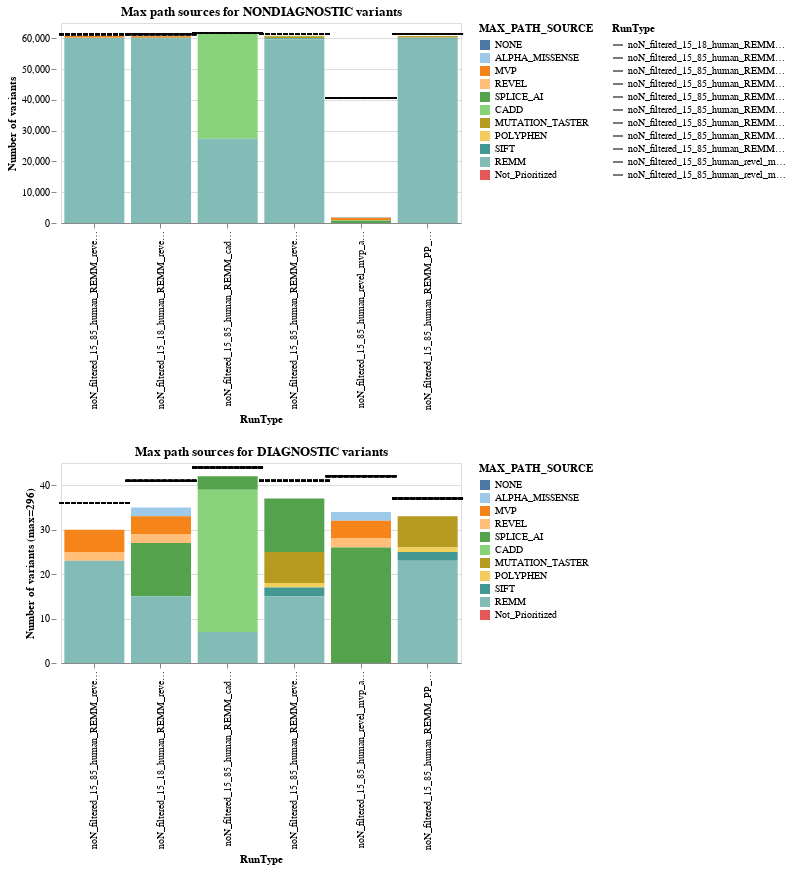

Notebook cell for this chart:
### Code cell
variant_bars = alt.vconcat(all_variants, diagnostic_variants)
variant_bars

### Figure 1 — Vega-Lite specification as saved in the notebook (floating-point values rounded to 4 significant figures)
{"config": {"view": {"continuousWidth": 300, "continuousHeight": 300}}, "vconcat": [{"layer": [{"mark": {"type": "bar"}, "encoding": {"color": {"field": "MAX_PATH_SOURCE", "scale": {"domain": ["NONE", "ALPHA_MISSENSE", "MVP", "REVEL", "SPLICE_AI", "CADD", "MUTATION_TASTER", "POLYPHEN", "SIFT", "REMM", "Not_Prioritized"], "scheme": "tableau20"}, "sort": ["NONE", "ALPHA_MISSENSE", "MVP", "REVEL", "SPLICE_AI", "CADD", "MUTATION_TASTER", "POLYPHEN", "SIFT", "REMM", "Not_Prioritized"], "type": "nominal"}, "tooltip": [{"field": "RunType", "type": "nominal"}, {"field": "MAX_PATH_SOURCE", "type": "nominal"}, {"field": "num", "type": "quantitative"}, {"field": "percentage", "type": "quantitative"}], "x": {"field": "RunType", "sort": ["noN_filtered_15_85_human_REMM_revel_mvp_PSF0.501_noWL_genomiser", "noN_filtered_15_18_human_REMM_revel_mvp_alphaM_spliceAI_PSF_501_reg_filter_noWL_genomiser", "noN_filtered_15_85_human_REMM_cadd_revel_mvp_alphaM_spliceAI_PSF0.501_noWL_genomiser", "noN_filtered_15_85_human_REMM_revel_mvp_alphaM_spliceAI_PP_MT_SIFT_PSF0.501_noWL_genomiser", "noN_filtered_15_85_human_revel_mvp_alphaM_spliceAI_PSF0.501_noWL_genomiser", "noN_filtered_15_85_human_REMM_PP_MT_SIFT_PSF0.501_noWL_genomiser"], "type": "nominal"}, "y": {"field": "num", "title": "Number of variants", "type": "quantitative"}}, "title": "Max path sources for NONDIAGNOSTIC variants"}, {"mark": {"type": "point", "align": "left", "baseline": "middle", "size": 5000, "strokeDash": [5, 1]}, "encoding": {"color": {"value": "black"}, "shape": {"field": "RunType", "scale": {"range": ["stroke"]}, "type": "nominal"}, "text": {"field": "all_runtype", "type": "quantitative"}, "x": {"field": "RunType", "sort": ["noN_filtered_15_85_human_REMM_revel_mvp_PSF0.501_noWL_genomiser", "noN_filtered_15_18_human_REMM_revel_mvp_alphaM_spliceAI_PSF_501_reg_filter_noWL_genomiser", "noN_filtered_15_85_human_REMM_cadd_revel_mvp_alphaM_spliceAI_PSF0.501_noWL_genomiser", "noN_filtered_15_85_human_REMM_revel_mvp_alphaM_spliceAI_PP_MT_SIFT_PSF0.501_noWL_genomiser", "noN_filtered_15_85_human_revel_mvp_alphaM_spliceAI_PSF0.501_noWL_genomiser", "noN_filtered_15_85_human_REMM_PP_MT_SIFT_PSF0.501_noWL_genomiser"], "type": "nominal"}, "y": {"axis": {"offset": 5, "domainOpacity": 0}, "field": "all_runtype", "type": "quantitative"}}, "title": "Max path sources for NONDIAGNOSTIC variants"}], "data": {"name": "data-bff2c3471bab51e86c3b376e659e3111"}, "height": 200, "resolve": {"scale": {"color": "independent"}}, "width": 400}, {"layer": [{"mark": {"type": "bar"}, "encoding": {"color": {"field": "MAX_PATH_SOURCE", "scale": {"domain": ["NONE", "ALPHA_MISSENSE", "MVP", "REVEL", "SPLICE_AI", "CADD", "MUTATION_TASTER", "POLYPHEN", "SIFT", "REMM", "Not_Prioritized"], "scheme": "tableau20"}, "sort": ["NONE", "ALPHA_MISSENSE", "MVP", "REVEL", "SPLICE_AI", "CADD", "MUTATION_TASTER", "POLYPHEN", "SIFT", "REMM", "Not_Prioritized"], "type": "nominal"}, "x": {"field": "RunType", "sort": ["noN_filtered_15_85_human_REMM_revel_mvp_PSF0_501_noWL_genomiser", "noN_filtered_15_18_human_REMM_revel_mvp_alphaM_spliceAI_PSF_501_reg_filter_noWL_genomiser", "noN_filtered_15_85_human_REMM_cadd_revel_mvp_alphaM_spliceAI_PSF0_501_noWL_genomiser", "noN_filtered_15_85_human_REMM_revel_mvp_alphaM_spliceAI_PP_MT_SIFT_PSF0_501_noWL_genomiser", "noN_filtered_15_85_human_revel_mvp_alphaM_spliceAI_PSF0_501_noWL_genomiser", "noN_filtered_15_85_human_REMM_PP_MT_SIFT_PSF0_501_noWL_genomiser"], "type": "nominal"}, "y": {"field": "num", "title": "Number of variants (max=296)", "type": "quantitative"}}, "title": "Max path sources for DIAGNOSTIC variants"}, {"mark": {"type": "point", "align": "left", "baseline": "middle", "color": "black", "dx": -5, "dy": -10, "size": 5000, "strokeDash": [5, 1]}, "encoding": {"color": {"value": "black"}, "shape": {"field": "RunType", "scale": {"range": ["stroke"]}, "type": "nominal"}, "text": {"field": "all_runtype", "type": "quantitative"}, "x": {"field": "RunType", "sort": ["noN_filtered_15_85_human_REMM_revel_mvp_PSF0_501_noWL_genomiser", "noN_filtered_15_18_human_REMM_revel_mvp_alphaM_spliceAI_PSF_501_reg_filter_noWL_genomiser", "noN_filtered_15_85_human_REMM_cadd_revel_mvp_alphaM_spliceAI_PSF0_501_noWL_genomiser", "noN_filtered_15_85_human_REMM_revel_mvp_alphaM_spliceAI_PP_MT_SIFT_PSF0_501_noWL_genomiser", "noN_filtered_15_85_human_revel_mvp_alphaM_spliceAI_PSF0_501_noWL_genomiser", "noN_filtered_15_85_human_REMM_PP_MT_SIFT_PSF0_501_noWL_genomiser"], "type": "nominal"}, "y": {"axis": {"offset": 5, "domainOpacity": 0}, "field": "all_runtype", "type": "quantitative"}}, "title": "Max path sources for DIAGNOSTIC variants"}], "data": {"name": "data-176132eaa6e989e394a8e3ecc26896ae"}, "height": 200, "resolve": {"scale": {"color": "independent"}}, "width": 400}], "$schema": "https://vega.github.io/schema/vega-lite/v5.17.0.json", "datasets": {"data-bff2c3471bab51e86c3b376e659e3111": [{"RunType": "noN_filtered_15_85_human_REMM_revel_mvp_PSF0.501_noWL_genomiser", "MAX_PATH_SOURCE": "NONE", "num": 0, "percentage": 0.0, "all_runtype": 61380}, {"RunType": "noN_filtered_15_85_human_REMM_revel_mvp_PSF0.501_noWL_genomiser", "MAX_PATH_SOURCE": "ALPHA_MISSENSE", "num": 0, "percentage": 0.0, "all_runtype": 61380}, {"RunType": "noN_filtered_15_85_human_REMM_revel_mvp_PSF0.501_noWL_genomiser", "MAX_PATH_SOURCE": "MVP", "num": 536, "percentage": 0.008819, "all_runtype": 61380}, {"RunType": "noN_filtered_15_85_human_REMM_revel_mvp_PSF0.501_noWL_genomiser", "MAX_PATH_SOURCE": "REVEL", "num": 52, "percentage": 0.0008556, "all_runtype": 61380}, {"RunType": "noN_filtered_15_85_human_REMM_revel_mvp_PSF0.501_noWL_genomiser", "MAX_PATH_SOURCE": "SPLICE_AI", "num": 0, "percentage": 0.0, "all_runtype": 61380}, {"RunType": "noN_filtered_15_85_human_REMM_revel_mvp_PSF0.501_noWL_genomiser", "MAX_PATH_SOURCE": "CADD", "num": 0, "percentage": 0.0, "all_runtype": 61380}, {"RunType": "noN_filtered_15_85_human_REMM_revel_mvp_PSF0.501_noWL_genomiser", "MAX_PATH_SOURCE": "MUTATION_TASTER", "num": 0, "percentage": 0.0, "all_runtype": 61380}, {"RunType": "noN_filtered_15_85_human_REMM_revel_mvp_PSF0.501_noWL_genomiser", "MAX_PATH_SOURCE": "POLYPHEN", "num": 0, "percentage": 0.0, "all_runtype": 61380}, {"RunType": "noN_filtered_15_85_human_REMM_revel_mvp_PSF0.501_noWL_genomiser", "MAX_PATH_SOURCE": "SIFT", "num": 0, "percentage": 0.0, "all_runtype": 61380}, {"RunType": "noN_filtered_15_85_human_REMM_revel_mvp_PSF0.501_noWL_genomiser", "MAX_PATH_SOURCE": "REMM", "num": 60191, "percentage": 0.9903, "all_runtype": 61380}, {"RunType": "noN_filtered_15_85_human_REMM_revel_mvp_PSF0.501_noWL_genomiser", "MAX_PATH_SOURCE": "Not_Prioritized", "num": 0, "percentage": 0.0, "all_runtype": 61380}, {"RunType": "noN_filtered_15_18_human_REMM_revel_mvp_alphaM_spliceAI_PSF_501_reg_filter_noWL_genomiser", "MAX_PATH_SOURCE": "NONE", "num": 0, "percentage": 0.0, "all_runtype": 61383}, {"RunType": "noN_filtered_15_18_human_REMM_revel_mvp_alphaM_spliceAI_PSF_501_reg_filter_noWL_genomiser", "MAX_PATH_SOURCE": "ALPHA_MISSENSE", "num": 125, "percentage": 0.002055, "all_runtype": 61383}, {"RunType": "noN_filtered_15_18_human_REMM_revel_mvp_alphaM_spliceAI_PSF_501_reg_filter_noWL_genomiser", "MAX_PATH_SOURCE": "MVP", "num": 464, "percentage": 0.007628, "all_runtype": 61383}, {"RunType": "noN_filtered_15_18_human_REMM_revel_mvp_alphaM_spliceAI_PSF_501_reg_filter_noWL_genomiser", "MAX_PATH_SOURCE": "REVEL", "num": 27, "percentage": 0.0004439, "all_runtype": 61383}, {"RunType": "noN_filtered_15_18_human_REMM_revel_mvp_alphaM_spliceAI_PSF_501_reg_filter_noWL_genomiser", "MAX_PATH_SOURCE": "SPLICE_AI", "num": 170, "percentage": 0.002795, "all_runtype": 61383}, {"RunType": "noN_filtered_15_18_human_REMM_revel_mvp_alphaM_spliceAI_PSF_501_reg_filter_noWL_genomiser", "MAX_PATH_SOURCE": "CADD", "num": 0, "percentage": 0.0, "all_runtype": 61383}, {"RunType": "noN_filtered_15_18_human_REMM_revel_mvp_alphaM_spliceAI_PSF_501_reg_filter_noWL_genomiser", "MAX_PATH_SOURCE": "MUTATION_TASTER", "num": 0, "percentage": 0.0, "all_runtype": 61383}, {"RunType": "noN_filtered_15_18_human_REMM_revel_mvp_alphaM_spliceAI_PSF_501_reg_filter_noWL_genomiser", "MAX_PATH_SOURCE": "POLYPHEN", "num": 0, "percentage": 0.0, "all_runtype": 61383}, {"RunType": "noN_filtered_15_18_human_REMM_revel_mvp_alphaM_spliceAI_PSF_501_reg_filter_noWL_genomiser", "MAX_PATH_SOURCE": "SIFT", "num": 0, "percentage": 0.0, "all_runtype": 61383}, {"RunType": "noN_filtered_15_18_human_REMM_revel_mvp_alphaM_spliceAI_PSF_501_reg_filter_noWL_genomiser", "MAX_PATH_SOURCE": "REMM", "num": 60045, "percentage": 0.9871, "all_runtype": 61383}, {"RunType": "noN_filtered_15_18_human_REMM_revel_mvp_alphaM_spliceAI_PSF_501_reg_filter_noWL_genomiser", "MAX_PATH_SOURCE": "Not_Prioritized", "num": 0, "percentage": 0.0, "all_runtype": 61383}, {"RunType": "noN_filtered_15_85_human_REMM_cadd_revel_mvp_alphaM_spliceAI_PSF0.501_noWL_genomiser", "MAX_PATH_SOURCE": "NONE", "num": 0, "percentage": 0.0, "all_runtype": 61769}, {"RunType": "noN_filtered_15_85_human_REMM_cadd_revel_mvp_alphaM_spliceAI_PSF0.501_noWL_genomiser", "MAX_PATH_SOURCE": "ALPHA_MISSENSE", "num": 10, "percentage": 0.0001623, "all_runtype": 61769}, {"RunType": "noN_filtered_15_85_human_REMM_cadd_revel_mvp_alphaM_spliceAI_PSF0.501_noWL_genomiser", "MAX_PATH_SOURCE": "MVP", "num": 38, "percentage": 0.0006168, "all_runtype": 61769}, {"RunType": "noN_filtered_15_85_human_REMM_cadd_revel_mvp_alphaM_spliceAI_PSF0.501_noWL_genomiser", "MAX_PATH_SOURCE": "REVEL", "num": 1, "percentage": 1.623e-05, "all_runtype": 61769}, {"RunType": "noN_filtered_15_85_human_REMM_cadd_revel_mvp_alphaM_spliceAI_PSF0.501_noWL_genomiser", "MAX_PATH_SOURCE": "SPLICE_AI", "num": 18, "percentage": 0.0002922, "all_runtype": 61769}, {"RunType": "noN_filtered_15_85_human_REMM_cadd_revel_mvp_alphaM_spliceAI_PSF0.501_noWL_genomiser", "MAX_PATH_SOURCE": "CADD", "num": 34162, "percentage": 0.5545, "all_runtype": 61769}, {"RunType": "noN_filtered_15_85_human_REMM_cadd_revel_mvp_alphaM_spliceAI_PSF0.501_noWL_genomiser", "MAX_PATH_SOURCE": "MUTATION_TASTER", "num": 0, "percentage": 0.0, "all_runtype": 61769}, {"RunType": "noN_filtered_15_85_human_REMM_cadd_revel_mvp_alphaM_spliceAI_PSF0.501_noWL_genomiser", "MAX_PATH_SOURCE": "POLYPHEN", "num": 0, "percentage": 0.0, "all_runtype": 61769}, {"RunType": "noN_filtered_15_85_human_REMM_cadd_revel_mvp_alphaM_spliceAI_PSF0.501_noWL_genomiser", "MAX_PATH_SOURCE": "SIFT", "num": 0, "percentage": 0.0, "all_runtype": 61769}, {"RunType": "noN_filtered_15_85_human_REMM_cadd_revel_mvp_alphaM_spliceAI_PSF0.501_noWL_genomiser", "MAX_PATH_SOURCE": "REMM", "num": 27377, "percentage": 0.4444, "all_runtype": 61769}, {"RunType": "noN_filtered_15_85_human_REMM_cadd_revel_mvp_alphaM_spliceAI_PSF0.501_noWL_genomiser", "MAX_PATH_SOURCE": "Not_Prioritized", "num": 0, "percentage": 0.0, "all_runtype": 61769}, {"RunType": "noN_filtered_15_85_human_REMM_revel_mvp_alphaM_spliceAI_PP_MT_SIFT_PSF0.501_noWL_genomiser", "MAX_PATH_SOURCE": "NONE", "num": 0, "percentage": 0.0, "all_runtype": 61386}, {"RunType": "noN_filtered_15_85_human_REMM_revel_mvp_alphaM_spliceAI_PP_MT_SIFT_PSF0.501_noWL_genomiser", "MAX_PATH_SOURCE": "ALPHA_MISSENSE", "num": 8, "percentage": 0.0001315, "all_runtype": 61386}, {"RunType": "noN_filtered_15_85_human_REMM_revel_mvp_alphaM_spliceAI_PP_MT_SIFT_PSF0.501_noWL_genomiser", "MAX_PATH_SOURCE": "MVP", "num": 49, "percentage": 0.0008052, "all_runtype": 61386}, {"RunType": "noN_filtered_15_85_human_REMM_revel_mvp_alphaM_spliceAI_PP_MT_SIFT_PSF0.501_noWL_genomiser", "MAX_PATH_SOURCE": "REVEL", "num": 1, "percentage": 1.643e-05, "all_runtype": 61386}, {"RunType": "noN_filtered_15_85_human_REMM_revel_mvp_alphaM_spliceAI_PP_MT_SIFT_PSF0.501_noWL_genomiser", "MAX_PATH_SOURCE": "SPLICE_AI", "num": 153, "percentage": 0.002514, "all_runtype": 61386}, {"RunType": "noN_filtered_15_85_human_REMM_revel_mvp_alphaM_spliceAI_PP_MT_SIFT_PSF0.501_noWL_genomiser", "MAX_PATH_SOURCE": "CADD", "num": 0, "percentage": 0.0, "all_runtype": 61386}, {"RunType": "noN_filtered_15_85_human_REMM_revel_mvp_alphaM_spliceAI_PP_MT_SIFT_PSF0.501_noWL_genomiser", "MAX_PATH_SOURCE": "MUTATION_TASTER", "num": 530, "percentage": 0.00871, "all_runtype": 61386}, {"RunType": "noN_filtered_15_85_human_REMM_revel_mvp_alphaM_spliceAI_PP_MT_SIFT_PSF0.501_noWL_genomiser", "MAX_PATH_SOURCE": "POLYPHEN", "num": 40, "percentage": 0.0006573, "all_runtype": 61386}, {"RunType": "noN_filtered_15_85_human_REMM_revel_mvp_alphaM_spliceAI_PP_MT_SIFT_PSF0.501_noWL_genomiser", "MAX_PATH_SOURCE": "SIFT", "num": 339, "percentage": 0.005571, "all_runtype": 61386}, {"RunType": "noN_filtered_15_85_human_REMM_revel_mvp_alphaM_spliceAI_PP_MT_SIFT_PSF0.501_noWL_genomiser", "MAX_PATH_SOURCE": "REMM", "num": 59732, "percentage": 0.9816, "all_runtype": 61386}, {"RunType": "noN_filtered_15_85_human_REMM_revel_mvp_alphaM_spliceAI_PP_MT_SIFT_PSF0.501_noWL_genomiser", "MAX_PATH_SOURCE": "Not_Prioritized", "num": 0, "percentage": 0.0, "all_runtype": 61386}, {"RunType": "noN_filtered_15_85_human_revel_mvp_alphaM_spliceAI_PSF0.501_noWL_genomiser", "MAX_PATH_SOURCE": "NONE", "num": 0, "percentage": 0.0, "all_runtype": 40596}, {"RunType": "noN_filtered_15_85_human_revel_mvp_alphaM_spliceAI_PSF0.501_noWL_genomiser", "MAX_PATH_SOURCE": "ALPHA_MISSENSE", "num": 233, "percentage": 0.1204, "all_runtype": 40596}, {"RunType": "noN_filtered_15_85_human_revel_mvp_alphaM_spliceAI_PSF0.501_noWL_genomiser", "MAX_PATH_SOURCE": "MVP", "num": 827, "percentage": 0.4272, "all_runtype": 40596}, {"RunType": "noN_filtered_15_85_human_revel_mvp_alphaM_spliceAI_PSF0.501_noWL_genomiser", "MAX_PATH_SOURCE": "REVEL", "num": 79, "percentage": 0.04081, "all_runtype": 40596}, {"RunType": "noN_filtered_15_85_human_revel_mvp_alphaM_spliceAI_PSF0.501_noWL_genomiser", "MAX_PATH_SOURCE": "SPLICE_AI", "num": 797, "percentage": 0.4117, "all_runtype": 40596}, {"RunType": "noN_filtered_15_85_human_revel_mvp_alphaM_spliceAI_PSF0.501_noWL_genomiser", "MAX_PATH_SOURCE": "CADD", "num": 0, "percentage": 0.0, "all_runtype": 40596}, {"RunType": "noN_filtered_15_85_human_revel_mvp_alphaM_spliceAI_PSF0.501_noWL_genomiser", "MAX_PATH_SOURCE": "MUTATION_TASTER", "num": 0, "percentage": 0.0, "all_runtype": 40596}, {"RunType": "noN_filtered_15_85_human_revel_mvp_alphaM_spliceAI_PSF0.501_noWL_genomiser", "MAX_PATH_SOURCE": "POLYPHEN", "num": 0, "percentage": 0.0, "all_runtype": 40596}, {"RunType": "noN_filtered_15_85_human_revel_mvp_alphaM_spliceAI_PSF0.501_noWL_genomiser", "MAX_PATH_SOURCE": "SIFT", "num": 0, "percentage": 0.0, "all_runtype": 40596}, {"RunType": "noN_filtered_15_85_human_revel_mvp_alphaM_spliceAI_PSF0.501_noWL_genomiser", "MAX_PATH_SOURCE": "REMM", "num": 0, "percentage": 0.0, "all_runtype": 40596}, {"RunType": "noN_filtered_15_85_human_revel_mvp_alphaM_spliceAI_PSF0.501_noWL_genomiser", "MAX_PATH_SOURCE": "Not_Prioritized", "num": 0, "percentage": 0.0, "all_runtype": 40596}, {"RunType": "noN_filtered_15_85_human_REMM_PP_MT_SIFT_PSF0.501_noWL_genomiser", "MAX_PATH_SOURCE": "NONE", "num": 0, "percentage": 0.0, "all_runtype": 61385}, {"RunType": "noN_filtered_15_85_human_REMM_PP_MT_SIFT_PSF0.501_noWL_genomiser", "MAX_PATH_SOURCE": "ALPHA_MISSENSE", "num": 0, "percentage": 0.0, "all_runtype": 61385}, {"RunType": "noN_filtered_15_85_human_REMM_PP_MT_SIFT_PSF0.501_noWL_genomiser", "MAX_PATH_SOURCE": "MVP", "num": 0, "percentage": 0.0, "all_runtype": 61385}, {"RunType": "noN_filtered_15_85_human_REMM_PP_MT_SIFT_PSF0.501_noWL_genomiser", "MAX_PATH_SOURCE": "REVEL", "num": 0, "percentage": 0.0, "all_runtype": 61385}, {"RunType": "noN_filtered_15_85_human_REMM_PP_MT_SIFT_PSF0.501_noWL_genomiser", "MAX_PATH_SOURCE": "SPLICE_AI", "num": 0, "percentage": 0.0, "all_runtype": 61385}, {"RunType": "noN_filtered_15_85_human_REMM_PP_MT_SIFT_PSF0.501_noWL_genomiser", "MAX_PATH_SOURCE": "CADD", "num": 0, "percentage": 0.0, "all_runtype": 61385}, {"RunType": "noN_filtered_15_85_human_REMM_PP_MT_SIFT_PSF0.501_noWL_genomiser", "MAX_PATH_SOURCE": "MUTATION_TASTER", "num": 533, "percentage": 0.008765, "all_runtype": 61385}, {"RunType": "noN_filtered_15_85_human_REMM_PP_MT_SIFT_PSF0.501_noWL_genomiser", "MAX_PATH_SOURCE": "POLYPHEN", "num": 45, "percentage": 0.00074, "all_runtype": 61385}, {"RunType": "noN_filtered_15_85_human_REMM_PP_MT_SIFT_PSF0.501_noWL_genomiser", "MAX_PATH_SOURCE": "SIFT", "num": 363, "percentage": 0.005969, "all_runtype": 61385}, {"RunType": "noN_filtered_15_85_human_REMM_PP_MT_SIFT_PSF0.501_noWL_genomiser", "MAX_PATH_SOURCE": "REMM", "num": 59869, "percentage": 0.9845, "all_runtype": 61385}, {"RunType": "noN_filtered_15_85_human_REMM_PP_MT_SIFT_PSF0.501_noWL_genomiser", "MAX_PATH_SOURCE": "Not_Prioritized", "num": 0, "percentage": 0.0, "all_runtype": 61385}], "data-176132eaa6e989e394a8e3ecc26896ae": [{"RunType": "noN_filtered_15_85_human_REMM_revel_mvp_PSF0_501_noWL_genomiser", "MAX_PATH_SOURCE": "NONE", "num": 0, "percentage": 0.0, "all_runtype": 36}, {"RunType": "noN_filtered_15_85_human_REMM_revel_mvp_PSF0_501_noWL_genomiser", "MAX_PATH_SOURCE": "ALPHA_MISSENSE", "num": 0, "percentage": 0.0, "all_runtype": 36}, {"RunType": "noN_filtered_15_85_human_REMM_revel_mvp_PSF0_501_noWL_genomiser", "MAX_PATH_SOURCE": "MVP", "num": 5, "percentage": 0.1667, "all_runtype": 36}, {"RunType": "noN_filtered_15_85_human_REMM_revel_mvp_PSF0_501_noWL_genomiser", "MAX_PATH_SOURCE": "REVEL", "num": 2, "percentage": 0.06667, "all_runtype": 36}, {"RunType": "noN_filtered_15_85_human_REMM_revel_mvp_PSF0_501_noWL_genomiser", "MAX_PATH_SOURCE": "SPLICE_AI", "num": 0, "percentage": 0.0, "all_runtype": 36}, {"RunType": "noN_filtered_15_85_human_REMM_revel_mvp_PSF0_501_noWL_genomiser", "MAX_PATH_SOURCE": "CADD", "num": 0, "percentage": 0.0, "all_runtype": 36}, {"RunType": "noN_filtered_15_85_human_REMM_revel_mvp_PSF0_501_noWL_genomiser", "MAX_PATH_SOURCE": "MUTATION_TASTER", "num": 0, "percentage": 0.0, "all_runtype": 36}, {"RunType": "noN_filtered_15_85_human_REMM_revel_mvp_PSF0_501_noWL_genomiser", "MAX_PATH_SOURCE": "POLYPHEN", "num": 0, "percentage": 0.0, "all_runtype": 36}, {"RunType": "noN_filtered_15_85_human_REMM_revel_mvp_PSF0_501_noWL_genomiser", "MAX_PATH_SOURCE": "SIFT", "num": 0, "percentage": 0.0, "all_runtype": 36}, {"RunType": "noN_filtered_15_85_human_REMM_revel_mvp_PSF0_501_noWL_genomiser", "MAX_PATH_SOURCE": "REMM", "num": 23, "percentage": 0.7667, "all_runtype": 36}, {"RunType": "noN_filtered_15_85_human_REMM_revel_mvp_PSF0_501_noWL_genomiser", "MAX_PATH_SOURCE": "Not_Prioritized", "num": 0, "percentage": 0.0, "all_runtype": 36}, {"RunType": "noN_filtered_15_18_human_REMM_revel_mvp_alphaM_spliceAI_PSF_501_reg_filter_noWL_genomiser", "MAX_PATH_SOURCE": "NONE", "num": 0, "percentage": 0.0, "all_runtype": 41}, {"RunType": "noN_filtered_15_18_human_REMM_revel_mvp_alphaM_spliceAI_PSF_501_reg_filter_noWL_genomiser", "MAX_PATH_SOURCE": "ALPHA_MISSENSE", "num": 2, "percentage": 0.05714, "all_runtype": 41}, {"RunType": "noN_filtered_15_18_human_REMM_revel_mvp_alphaM_spliceAI_PSF_501_reg_filter_noWL_genomiser", "MAX_PATH_SOURCE": "MVP", "num": 4, "percentage": 0.1143, "all_runtype": 41}, {"RunType": "noN_filtered_15_18_human_REMM_revel_mvp_alphaM_spliceAI_PSF_501_reg_filter_noWL_genomiser", "MAX_PATH_SOURCE": "REVEL", "num": 2, "percentage": 0.05714, "all_runtype": 41}, {"RunType": "noN_filtered_15_18_human_REMM_revel_mvp_alphaM_spliceAI_PSF_501_reg_filter_noWL_genomiser", "MAX_PATH_SOURCE": "SPLICE_AI", "num": 12, "percentage": 0.3429, "all_runtype": 41}, {"RunType": "noN_filtered_15_18_human_REMM_revel_mvp_alphaM_spliceAI_PSF_501_reg_filter_noWL_genomiser", "MAX_PATH_SOURCE": "CADD", "num": 0, "percentage": 0.0, "all_runtype": 41}, {"RunType": "noN_filtered_15_18_human_REMM_revel_mvp_alphaM_spliceAI_PSF_501_reg_filter_noWL_genomiser", "MAX_PATH_SOURCE": "MUTATION_TASTER", "num": 0, "percentage": 0.0, "all_runtype": 41}, {"RunType": "noN_filtered_15_18_human_REMM_revel_mvp_alphaM_spliceAI_PSF_501_reg_filter_noWL_genomiser", "MAX_PATH_SOURCE": "POLYPHEN", "num": 0, "percentage": 0.0, "all_runtype": 41}, {"RunType": "noN_filtered_15_18_human_REMM_revel_mvp_alphaM_spliceAI_PSF_501_reg_filter_noWL_genomiser", "MAX_PATH_SOURCE": "SIFT", "num": 0, "percentage": 0.0, "all_runtype": 41}, {"RunType": "noN_filtered_15_18_human_REMM_revel_mvp_alphaM_spliceAI_PSF_501_reg_filter_noWL_genomiser", "MAX_PATH_SOURCE": "REMM", "num": 15, "percentage": 0.4286, "all_runtype": 41}, {"RunType": "noN_filtered_15_18_human_REMM_revel_mvp_alphaM_spliceAI_PSF_501_reg_filter_noWL_genomiser", "MAX_PATH_SOURCE": "Not_Prioritized", "num": 0, "percentage": 0.0, "all_runtype": 41}, {"RunType": "noN_filtered_15_85_human_REMM_cadd_revel_mvp_alphaM_spliceAI_PSF0_501_noWL_genomiser", "MAX_PATH_SOURCE": "NONE", "num": 0, "percentage": 0.0, "all_runtype": 44}, {"RunType": "noN_filtered_15_85_human_REMM_cadd_revel_mvp_alphaM_spliceAI_PSF0_501_noWL_genomiser", "MAX_PATH_SOURCE": "ALPHA_MISSENSE", "num": 0, "percentage": 0.0, "all_runtype": 44}, {"RunType": "noN_filtered_15_85_human_REMM_cadd_revel_mvp_alphaM_spliceAI_PSF0_501_noWL_genomiser", "MAX_PATH_SOURCE": "MVP", "num": 0, "percentage": 0.0, "all_runtype": 44}, {"RunType": "noN_filtered_15_85_human_REMM_cadd_revel_mvp_alphaM_spliceAI_PSF0_501_noWL_genomiser", "MAX_PATH_SOURCE": "REVEL", "num": 0, "percentage": 0.0, "all_runtype": 44}, {"RunType": "noN_filtered_15_85_human_REMM_cadd_revel_mvp_alphaM_spliceAI_PSF0_501_noWL_genomiser", "MAX_PATH_SOURCE": "SPLICE_AI", "num": 3, "percentage": 0.07143, "all_runtype": 44}, {"RunType": "noN_filtered_15_85_human_REMM_cadd_revel_mvp_alphaM_spliceAI_PSF0_501_noWL_genomiser", "MAX_PATH_SOURCE": "CADD", "num": 32, "percentage": 0.7619, "all_runtype": 44}, {"RunType": "noN_filtered_15_85_human_REMM_cadd_revel_mvp_alphaM_spliceAI_PSF0_501_noWL_genomiser", "MAX_PATH_SOURCE": "MUTATION_TASTER", "num": 0, "percentage": 0.0, "all_runtype": 44}, {"RunType": "noN_filtered_15_85_human_REMM_cadd_revel_mvp_alphaM_spliceAI_PSF0_501_noWL_genomiser", "MAX_PATH_SOURCE": "POLYPHEN", "num": 0, "percentage": 0.0, "all_runtype": 44}, {"RunType": "noN_filtered_15_85_human_REMM_cadd_revel_mvp_alphaM_spliceAI_PSF0_501_noWL_genomiser", "MAX_PATH_SOURCE": "SIFT", "num": 0, "percentage": 0.0, "all_runtype": 44}, {"RunType": "noN_filtered_15_85_human_REMM_cadd_revel_mvp_alphaM_spliceAI_PSF0_501_noWL_genomiser", "MAX_PATH_SOURCE": "REMM", "num": 7, "percentage": 0.1667, "all_runtype": 44}, {"RunType": "noN_filtered_15_85_human_REMM_cadd_revel_mvp_alphaM_spliceAI_PSF0_501_noWL_genomiser", "MAX_PATH_SOURCE": "Not_Prioritized", "num": 0, "percentage": 0.0, "all_runtype": 44}, {"RunType": "noN_filtered_15_85_human_REMM_revel_mvp_alphaM_spliceAI_PP_MT_SIFT_PSF0_501_noWL_genomiser", "MAX_PATH_SOURCE": "NONE", "num": 0, "percentage": 0.0, "all_runtype": 41}, {"RunType": "noN_filtered_15_85_human_REMM_revel_mvp_alphaM_spliceAI_PP_MT_SIFT_PSF0_501_noWL_genomiser", "MAX_PATH_SOURCE": "ALPHA_MISSENSE", "num": 0, "percentage": 0.0, "all_runtype": 41}, {"RunType": "noN_filtered_15_85_human_REMM_revel_mvp_alphaM_spliceAI_PP_MT_SIFT_PSF0_501_noWL_genomiser", "MAX_PATH_SOURCE": "MVP", "num": 0, "percentage": 0.0, "all_runtype": 41}, {"RunType": "noN_filtered_15_85_human_REMM_revel_mvp_alphaM_spliceAI_PP_MT_SIFT_PSF0_501_noWL_genomiser", "MAX_PATH_SOURCE": "REVEL", "num": 0, "percentage": 0.0, "all_runtype": 41}, {"RunType": "noN_filtered_15_85_human_REMM_revel_mvp_alphaM_spliceAI_PP_MT_SIFT_PSF0_501_noWL_genomiser", "MAX_PATH_SOURCE": "SPLICE_AI", "num": 12, "percentage": 0.3243, "all_runtype": 41}, {"RunType": "noN_filtered_15_85_human_REMM_revel_mvp_alphaM_spliceAI_PP_MT_SIFT_PSF0_501_noWL_genomiser", "MAX_PATH_SOURCE": "CADD", "num": 0, "percentage": 0.0, "all_runtype": 41}, {"RunType": "noN_filtered_15_85_human_REMM_revel_mvp_alphaM_spliceAI_PP_MT_SIFT_PSF0_501_noWL_genomiser", "MAX_PATH_SOURCE": "MUTATION_TASTER", "num": 7, "percentage": 0.1892, "all_runtype": 41}, {"RunType": "noN_filtered_15_85_human_REMM_revel_mvp_alphaM_spliceAI_PP_MT_SIFT_PSF0_501_noWL_genomiser", "MAX_PATH_SOURCE": "POLYPHEN", "num": 1, "percentage": 0.02703, "all_runtype": 41}, {"RunType": "noN_filtered_15_85_human_REMM_revel_mvp_alphaM_spliceAI_PP_MT_SIFT_PSF0_501_noWL_genomiser", "MAX_PATH_SOURCE": "SIFT", "num": 2, "percentage": 0.05405, "all_runtype": 41}, {"RunType": "noN_filtered_15_85_human_REMM_revel_mvp_alphaM_spliceAI_PP_MT_SIFT_PSF0_501_noWL_genomiser", "MAX_PATH_SOURCE": "REMM", "num": 15, "percentage": 0.4054, "all_runtype": 41}, {"RunType": "noN_filtered_15_85_human_REMM_revel_mvp_alphaM_spliceAI_PP_MT_SIFT_PSF0_501_noWL_genomiser", "MAX_PATH_SOURCE": "Not_Prioritized", "num": 0, "percentage": 0.0, "all_runtype": 41}, {"RunType": "noN_filtered_15_85_human_revel_mvp_alphaM_spliceAI_PSF0_501_noWL_genomiser", "MAX_PATH_SOURCE": "NONE", "num": 0, "percentage": 0.0, "all_runtype": 42}, {"RunType": "noN_filtered_15_85_human_revel_mvp_alphaM_spliceAI_PSF0_501_noWL_genomiser", "MAX_PATH_SOURCE": "ALPHA_MISSENSE", "num": 2, "percentage": 0.05882, "all_runtype": 42}, {"RunType": "noN_filtered_15_85_human_revel_mvp_alphaM_spliceAI_PSF0_501_noWL_genomiser", "MAX_PATH_SOURCE": "MVP", "num": 4, "percentage": 0.1176, "all_runtype": 42}, {"RunType": "noN_filtered_15_85_human_revel_mvp_alphaM_spliceAI_PSF0_501_noWL_genomiser", "MAX_PATH_SOURCE": "REVEL", "num": 2, "percentage": 0.05882, "all_runtype": 42}, {"RunType": "noN_filtered_15_85_human_revel_mvp_alphaM_spliceAI_PSF0_501_noWL_genomiser", "MAX_PATH_SOURCE": "SPLICE_AI", "num": 26, "percentage": 0.7647, "all_runtype": 42}, {"RunType": "noN_filtered_15_85_human_revel_mvp_alphaM_spliceAI_PSF0_501_noWL_genomiser", "MAX_PATH_SOURCE": "CADD", "num": 0, "percentage": 0.0, "all_runtype": 42}, {"RunType": "noN_filtered_15_85_human_revel_mvp_alphaM_spliceAI_PSF0_501_noWL_genomiser", "MAX_PATH_SOURCE": "MUTATION_TASTER", "num": 0, "percentage": 0.0, "all_runtype": 42}, {"RunType": "noN_filtered_15_85_human_revel_mvp_alphaM_spliceAI_PSF0_501_noWL_genomiser", "MAX_PATH_SOURCE": "POLYPHEN", "num": 0, "percentage": 0.0, "all_runtype": 42}, {"RunType": "noN_filtered_15_85_human_revel_mvp_alphaM_spliceAI_PSF0_501_noWL_genomiser", "MAX_PATH_SOURCE": "SIFT", "num": 0, "percentage": 0.0, "all_runtype": 42}, {"RunType": "noN_filtered_15_85_human_revel_mvp_alphaM_spliceAI_PSF0_501_noWL_genomiser", "MAX_PATH_SOURCE": "REMM", "num": 0, "percentage": 0.0, "all_runtype": 42}, {"RunType": "noN_filtered_15_85_human_revel_mvp_alphaM_spliceAI_PSF0_501_noWL_genomiser", "MAX_PATH_SOURCE": "Not_Prioritized", "num": 0, "percentage": 0.0, "all_runtype": 42}, {"RunType": "noN_filtered_15_85_human_REMM_PP_MT_SIFT_PSF0_501_noWL_genomiser", "MAX_PATH_SOURCE": "NONE", "num": 0, "percentage": 0.0, "all_runtype": 37}, {"RunType": "noN_filtered_15_85_human_REMM_PP_MT_SIFT_PSF0_501_noWL_genomiser", "MAX_PATH_SOURCE": "ALPHA_MISSENSE", "num": 0, "percentage": 0.0, "all_runtype": 37}, {"RunType": "noN_filtered_15_85_human_REMM_PP_MT_SIFT_PSF0_501_noWL_genomiser", "MAX_PATH_SOURCE": "MVP", "num": 0, "percentage": 0.0, "all_runtype": 37}, {"RunType": "noN_filtered_15_85_human_REMM_PP_MT_SIFT_PSF0_501_noWL_genomiser", "MAX_PATH_SOURCE": "REVEL", "num": 0, "percentage": 0.0, "all_runtype": 37}, {"RunType": "noN_filtered_15_85_human_REMM_PP_MT_SIFT_PSF0_501_noWL_genomiser", "MAX_PATH_SOURCE": "SPLICE_AI", "num": 0, "percentage": 0.0, "all_runtype": 37}, {"RunType": "noN_filtered_15_85_human_REMM_PP_MT_SIFT_PSF0_501_noWL_genomiser", "MAX_PATH_SOURCE": "CADD", "num": 0, "percentage": 0.0, "all_runtype": 37}, {"RunType": "noN_filtered_15_85_human_REMM_PP_MT_SIFT_PSF0_501_noWL_genomiser", "MAX_PATH_SOURCE": "MUTATION_TASTER", "num": 7, "percentage": 0.2121, "all_runtype": 37}, {"RunType": "noN_filtered_15_85_human_REMM_PP_MT_SIFT_PSF0_501_noWL_genomiser", "MAX_PATH_SOURCE": "POLYPHEN", "num": 1, "percentage": 0.0303, "all_runtype": 37}, {"RunType": "noN_filtered_15_85_human_REMM_PP_MT_SIFT_PSF0_501_noWL_genomiser", "MAX_PATH_SOURCE": "SIFT", "num": 2, "percentage": 0.06061, "all_runtype": 37}, {"RunType": "noN_filtered_15_85_human_REMM_PP_MT_SIFT_PSF0_501_noWL_genomiser", "MAX_PATH_SOURCE": "REMM", "num": 23, "percentage": 0.697, "all_runtype": 37}, {"RunType": "noN_filtered_15_85_human_REMM_PP_MT_SIFT_PSF0_501_noWL_genomiser", "MAX_PATH_SOURCE": "Not_Prioritized", "num": 0, "percentage": 0.0, "all_runtype": 37}]}}
